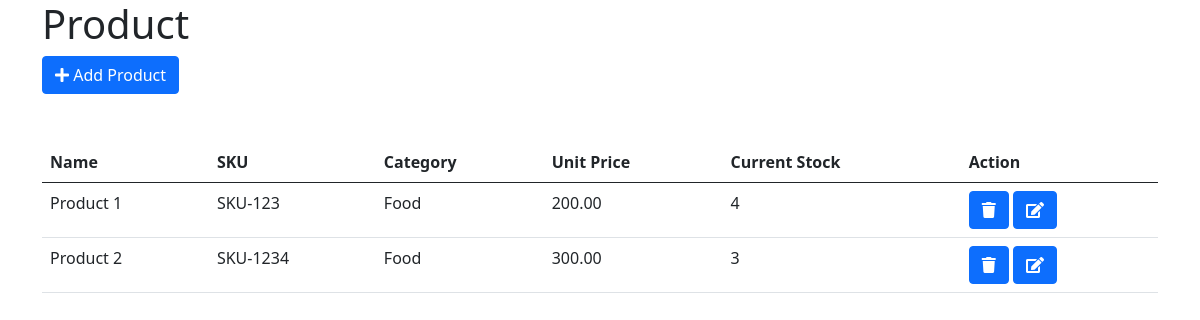
Before: /dashboard/ with the older database file.
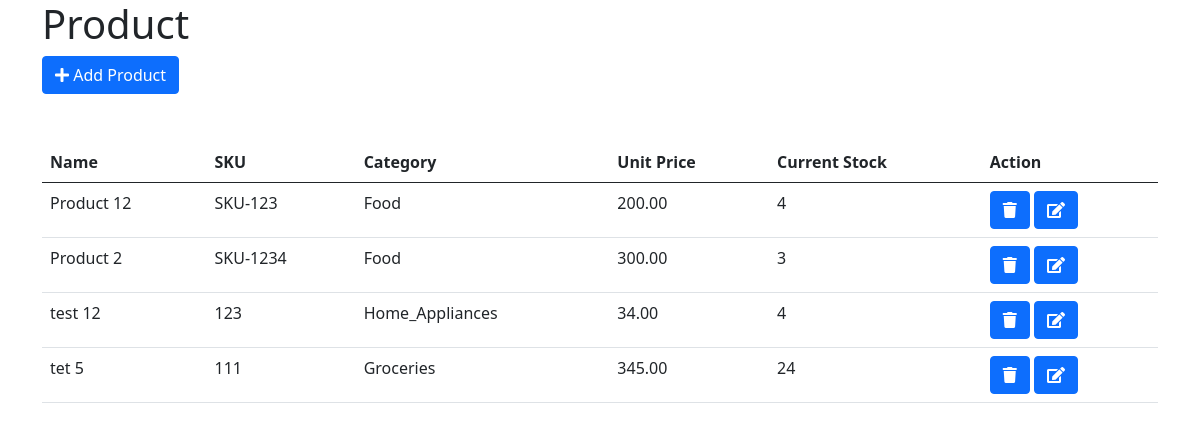
After: the same page with the newer database file.
### super_shop/models.py (models this page shows, shortened)
class Product(models.Model):
    name = models.CharField(max_length=256, blank=True, null=True)
    code = models.CharField(max_length=256, blank=True, null=True)
    category = models.CharField(max_length=256,
        choices=Category.category_list, default=Category.FOOD, blank=True, null=True)
    unit_price = models.DecimalField(max_digits=11, decimal_places=2, blank=True, null=True)
    current_stock = models.IntegerField()

### super_shop/views.py (the view)
# urls.py: path('dashboard/', dashboard_index, name='dashboard_index'),
def dashboard_index(request):
    product_list = Product.objects.all()
    ctx = {
        'products': product_list
    }
    return render(request, template_name='dashboard/index.html', context=ctx)

### templates/dashboard/index.html (shortened to what this page needs)
{% extends 'base.html' %}
{% block body %}
<h1>Product</h1>
<div class="row align-items-end">
    <div class="col-2 float-end">
        <a href="{% url 'product_add' %}" class="btn btn-primary"><i class="fa fa-plus"></i> Add Product</a>
    </div>
</div>
<div class="row mt-5">
    <div class="col">
        <table class="table">
            <thead>
                <tr>
                    <th>Name</th>
                    <th>SKU</th>
                    <th>Category</th>
                    <th>Unit Price</th>
                    <th>Current Stock</th>
                    <th>Action</th>
                </tr>
            </thead>
            <tbody>
                {% for product in products %}
                <tr>
                    <td>{{ product.name }}</td>
                    <td>{{ product.code }}</td>
                    <td>{{ product.category|title }}</td>
                    <td>{{ product.unit_price }}</td>
                    <td>{{ product.current_stock }}</td>
                    <td>
                        <a href="{% url 'product_delete' product.id %}" class='btn btn-primary btn-primarylight'><i
                                class="fa fa-trash"></i></a>
                        <a href="{% url 'product_edit' product.id %}" class='btn btn-primary btn-primarylight'><i
                                class="fa fa-edit"></i></a>
                    </td>
                </tr>
                {% endfor %}
            </tbody>
        </table>
    </div>
</div>
{% endblock body %}

Changed rows visible on the page:
changed Product "SKU-123": name "Product 1" → "Product 12"
added Product: name "test 12", code "123", category "Home_Appliances", unit_price "34.00", current_stock "4"
added Product: name "tet 5", code "111", category "Groceries", unit_price "345.00", current_stock "24"
